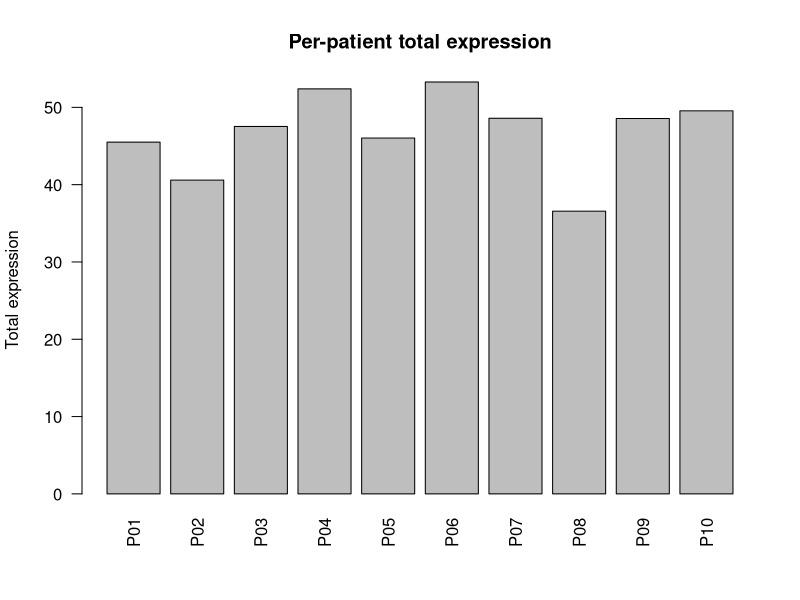

Source code (R):
# bioinform project demo script
#Description:
# This script simulates patient-level gene expression data,
# performs exploratory analysis, and generates a barplot of totals.
# Set seed for reproducibility (same random numbers each run
#Create patient IDs and groups
set.seed(123)
patient_id <- paste0("P", sprintf("%02d", 1:10))
group <- c("Responder","Responder","Non-Responder","Responder","Non-Responder",
           "Non-Responder","Responder","Non-Responder","Responder","Non-Responder")

# 2. Simulate genes (10 patients)
G1 <- round(rnorm(10, mean = 6, sd = 2), 2)
G2 <- round(rnorm(10, mean = 7, sd = 2.5), 2)
G3 <- round(rnorm(10, mean = 5.5, sd = 1.8), 2)
G4 <- round(rnorm(10, mean = 4.8, sd = 2.2), 2)
G5 <- round(rnorm(10, mean = 8, sd = 3), 2)
G6 <- round(rnorm(10, mean = 3.5, sd = 1.2), 2)
G7 <- round(rnorm(10, mean = 6.5, sd = 2), 2)
G8 <- round(rnorm(10, mean = 5, sd = 1.5), 2)

# 3. Build expr and verify it exists
expr <- data.frame(patient_id = patient_id,
                   group = group,
                   G1 = G1, G2 = G2, G3 = G3, G4 = G4,
                   G5 = G5, G6 = G6, G7 = G7, G8 = G8,
                   stringsAsFactors = FALSE)

if (!exists("expr") || !is.data.frame(expr)) stop("ERROR: 'expr' not created correctly.")
cat("Created expr: dimensions =", dim(expr), "\n")
print(head(expr))

# 4. Simple diagnostics
gene_cols <- grep("^G", names(expr), value = TRUE)
cat("Gene columns detected:", paste(gene_cols, collapse = ", "), "\n\n")

# 5. Structure & summary
str(expr)
print(summary(expr[ , gene_cols]))

# 6. Per-gene overall means and top 2
overall_means <- colMeans(expr[ , gene_cols])
cat("\nOverall gene means:\n"); print(overall_means)
cat("\nTop 2 genes by mean:\n"); print(sort(overall_means, decreasing = TRUE)[1:2])

# 7. Responder vs Non-Responder means
group_means <- sapply(expr[ , gene_cols], function(g) tapply(g, expr$group, mean))
cat("\nGroup means (Responder / Non-Responder):\n")
print(t(group_means))
cat("\nGenes higher in Responders:\n")
print(names(which(group_means["Responder", ] > group_means["Non-Responder", ])))

# 8. Totals and HighExpr label
expr$total <- rowSums(expr[ , gene_cols])
expr$HighExpr <- ifelse(expr$total > median(expr$total), "HighExpr", "LowExpr")
cat("\nCounts HighExpr by group:\n"); print(table(expr$group, expr$HighExpr))
cat("\nRow with highest total:\n"); print(expr[which.max(expr$total), c("patient_id","group","total")])

# 9. Save a barplot to disk (avoids GUI/display problems)
png(filename = "patient_totals.png", width = 900, height = 400)
barplot(expr$total, names.arg = expr$patient_id, las = 2,
        main = "Per-patient total expression", ylab = "Total expression")
dev.off()
cat("\nSaved barplot as: patient_totals.png (in working directory)\n")


